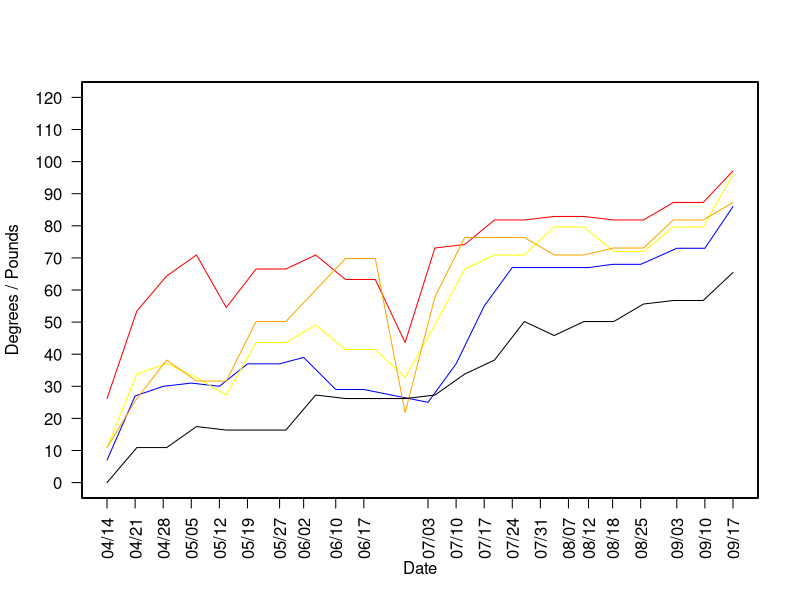

R code for this plot:
initial.dir <- getwd()

index  <- c( 7, 27, 30, 31, 30, 37, 37, 39, 29, 29, 25, 37, 55, 67, 67, 67, 67, 68, 68, 73, 73, 86)

middle <- c(24, 49, 59, 65, 50, 61, 61, 65, 58, 58, 40, 67, 68, 75, 75, 76, 76, 75, 75, 80, 80, 89)

ring   <- c(10, 31, 34, 30, 25, 40, 40, 45, 38, 38, 30, 45, 61, 65, 65, 73, 73, 66, 66, 73, 73, 88)

small  <- c(10, 24, 35, 29, 29, 46, 46, 55, 64, 64, 20, 53, 70, 70, 70, 65, 65, 67, 67, 75, 75, 80)

grip   <- c( 0, 10, 10, 16, 15, 15, 15, 25, 24, 24, 24, 25, 31, 35, 46, 42, 46, 46, 51, 52, 52, 60)

dates <- c(
  as.Date("2014/4/14"),
  as.Date("2014/4/21"),
  as.Date("2014/4/28"),
  as.Date("2014/5/5"),
  as.Date("2014/5/12"),
  as.Date("2014/5/19"),
  as.Date("2014/5/27"),
  as.Date("2014/6/2"),
  as.Date("2014/6/10"),
  as.Date("2014/6/17"),
  as.Date("2014/7/3"),
  as.Date("2014/7/10"),
  as.Date("2014/7/17"),
  as.Date("2014/7/24"),
  as.Date("2014/7/31"),
  as.Date("2014/8/7"),
  as.Date("2014/8/12"),
  as.Date("2014/8/18"),
  as.Date("2014/8/25"),
  as.Date("2014/9/3"),
  as.Date("2014/9/10"),
  as.Date("2014/9/17"))

png("output/plot.png")

plot(dates, index, type="l", col="blue", xlab="Date", ylab="Degrees / Pounds", xaxt="n", yaxt="n", xlim=c(as.Date("2014/4/14"), as.Date("2014/9/17")), ylim=c(0, 120))

axis.Date(side=1, at=dates, labels=T, format= "%m/%d", las=2)

axis(side=2, at=c(0, 10, 20, 30, 40, 50, 60, 70, 80, 90, 100, 110, 120), labels=T, las=2)

par(new=T)

plot(middle, type="l", col="red", xlab="", ylab="", ylim=c(0, 110), xaxt="n", yaxt="n")

par(new=T)

plot(ring, type="l", col="yellow", xlab="", ylab="", ylim=c(0, 110), xaxt="n", yaxt="n")

par(new=T)

plot(small, type="l", col="orange", xlab="", ylab="", ylim=c(0, 110), xaxt="n", yaxt="n")

par(new=T)

plot(grip, type="l", col="black", xlab="", ylab="", ylim=c(0, 110), xaxt="n", yaxt="n")

par(new=F)

dev.off()
